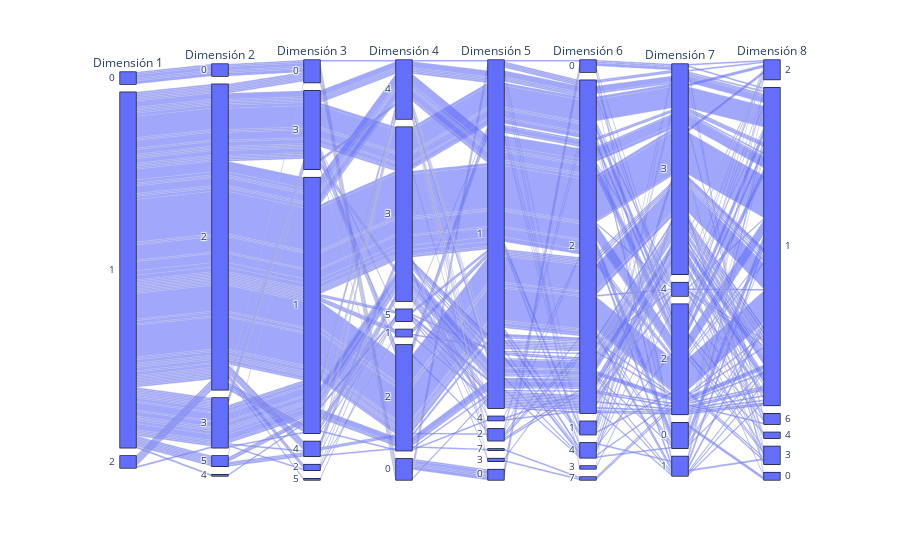

Notebook code cell kept with this figure:
### Code cell
fig = px.parallel_categories(df_num,dimensions=['Dimensión 1', 'Dimensión 2', 'Dimensión 3', 'Dimensión 4',
       'Dimensión 5', 'Dimensión 6', 'Dimensión 7', 'Dimensión 8'])

fig.show()

### Figure 1 — Plotly figure (JSON) as saved in the notebook; plotly's stock layout.template omitted (floating-point values rounded to 4 significant figures; data arrays with more than 128 entries replaced by an {"elided": "..."} marker saying what was removed)
{"data": [{"dimensions": [{"label": "Dimensión 1", "values": {"elided": "251 int values"}}, {"label": "Dimensión 2", "values": {"elided": "251 int values"}}, {"label": "Dimensión 3", "values": {"elided": "251 int values"}}, {"label": "Dimensión 4", "values": {"elided": "251 int values"}}, {"label": "Dimensión 5", "values": {"elided": "251 int values"}}, {"label": "Dimensión 6", "values": {"elided": "251 int values"}}, {"label": "Dimensión 7", "values": {"elided": "251 int values"}}, {"label": "Dimensión 8", "values": {"elided": "251 int values"}}], "domain": {"x": [0.0, 1.0], "y": [0.0, 1.0]}, "name": "", "type": "parcats"}], "layout": {"legend": {"tracegroupgap": 0}, "margin": {"t": 60}}}
